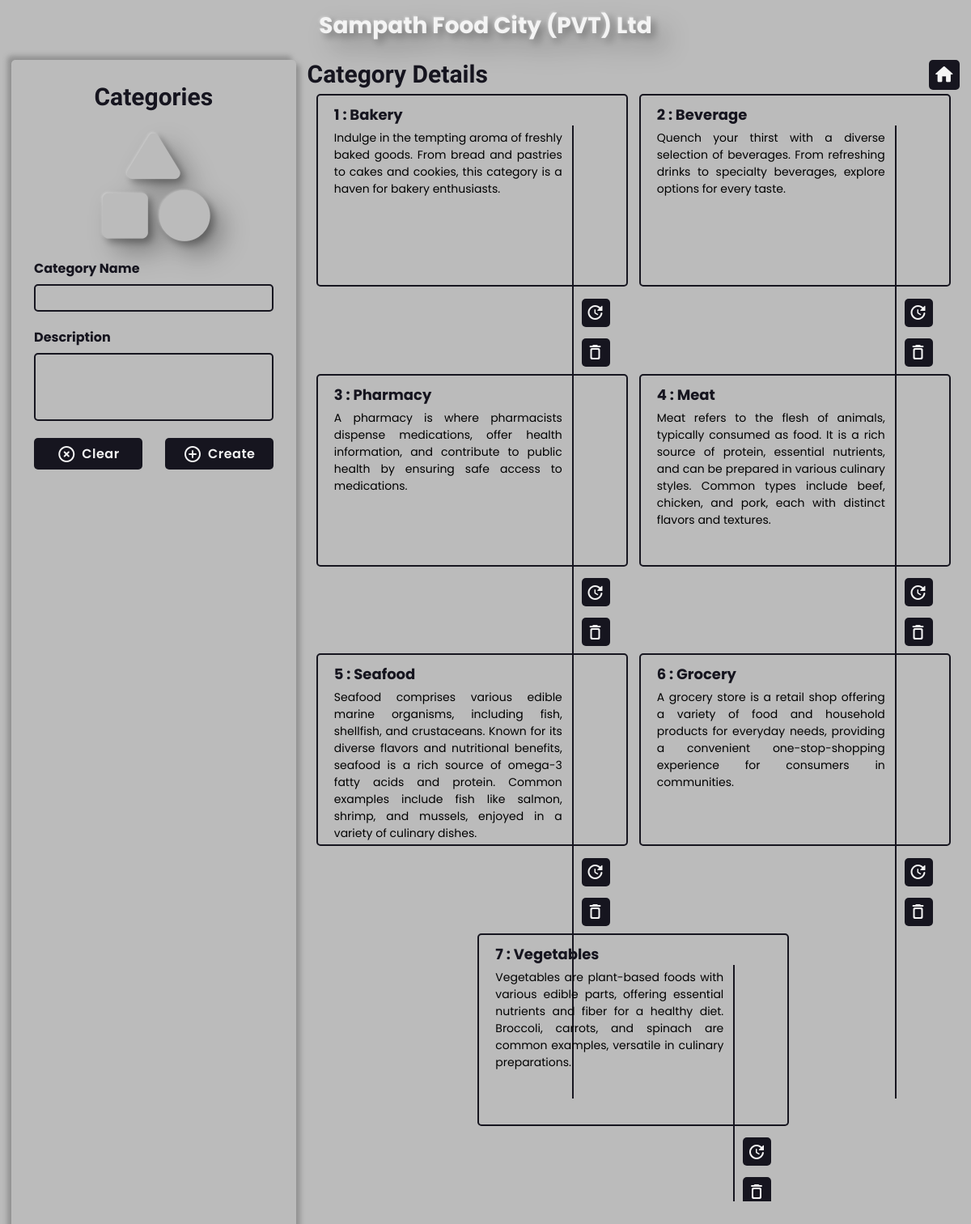
The page /Admin/Category.php on the database its author committed.
### tables this page shows
CREATE TABLE `category` (
  `CategoryID` int(11) NOT NULL,
  `Name` varchar(50) NOT NULL,
  `Description` text DEFAULT NULL
);

### Admin/Category.php (the view, shortened to what this page needs)
<!DOCTYPE html>
<html lang="en">
<head>
    <link href='https://unpkg.com/boxicons@2.1.2/css/boxicons.min.css' rel='stylesheet'>
</head>
<body>
    <main>
        <div class="h1">Sampath Food City (PVT) Ltd</div>
        <div class="insight">
            <div class="form">
                <h2>Categories</h2>
                <span class="material-icons-round" id="icon">category</span>
                <form action="" method="post">
                    <label for="name">Category Name</label>
                    <input type="text" name="name" id="name" required>
                    <label for="Desc">Description</label>
                    <textarea name="Desc" id="Desc" required></textarea>
                    <div class="button">
                        <label for="reset" class="btn">
                            <span class="material-icons-round" id="cancel">highlight_off</span>
                            <span class="name">Clear</span>
                        </label>
                        <label for="submit" class="btn">
                            <span class="material-icons-round" id="home">add_circle_outline</span>
                            <span class="name">Create</span>
                        </label>
                    </div>
                </form>
            </div>
            <div class="view">
                <div class="title">
                    <h2>Category Details</h2>
                    <a href="Home.php" class="out">
                        <span class="material-icons-round" id="home">home</span>
                    </a>
                </div>
                <div class="details">
                    <?php
                        @include 'config.php';
                        if($conn->connect_error){
                            die("Connection failed: ". $conn->connect_error);
                        }
                        else{
                            $sql = "SELECT * FROM Category";
                            $result = $conn->query($sql);
                            if($result-> num_rows > 0){
                                while($row = $result-> fetch_assoc()){
                    ?>
                    <div class="card">
                        <h3><?= $row['CategoryID']?> : <?= $row['Name']?></h3>
                        <div class="cat">
                            <p><?= $row['Description'] ?></p>
                            <div class="option">
                                <a href="Modify-Category.php?CateID=<?= $row['CategoryID'] ?>" class="opt"><abbr title="Modify"><span class="material-icons-round" id="logo">update</span></abbr></a>
                                <form action="" method="post">
                                    <button type="submit" class="opt" name="delete" value="Delete Cart" onclick="window.alert('Deleted from Category List!')"><abbr title="Delete"><span class="material-icons-round" id="logo">delete_outline</span></abbr></button>
                                </form>
                            </div>
                        </div>
                    </div>
                    <?php
                                }
                            }
                        }
                    ?>
                </div>
            </div>
        </div>
    </main>
</body>
</html>

### Admin/Category.php (style rules this page uses)
* { margin: 0; padding: 0; outline: none; appearance: none; border: none; text-decoration: none; list-style: none; box-sizing: border-box; }
html { font-size: 14px; }
body { position: relative; height: 100vh; width: 100%; background: #bbb; user-select: none; font-family: 'Poppins', sans-serif; }
main { display: flex; align-items: center; flex-direction: column; height: 100%; width: 100%; padding: .8rem 1rem; font-family: 'Poppins', sans-serif; gap: 1.5rem; }
main .h1 { color: #f4f4f4; font-size: 2rem; font-family: 'Poppins', sans-serif; font-weight: 700; text-align: center; filter: drop-shadow(-1px -1px 1px rgba(255,255,255,0.3)) drop-shadow(5px 5px 5px rgba(0,0,0,0.3)) drop-shadow(15px 15px 15px rgba(0,0,0,0.3)); }
main .insight { display: flex; width: 100%; column-gap: 1rem; height: 100%; }
.insight .form { width: 30%; height: 85vh; display: flex; align-items: center; flex-direction: column; border-radius: 5px; box-shadow: 5px 5px 6px 0 #919191, -5px -5px 6px 0 #919191; padding: 2rem; row-gap: .5rem; }
.form h2 { font-family: 'Lalezar', cursive; font-size: 30px; color: #16151f; }
.form #icon { color: #bbb; font-size: 12rem; filter: drop-shadow(-1px -1px 1px rgba(255,255,255,0.3)) drop-shadow(5px 5px 5px rgba(0,0,0,0.3)) drop-shadow(15px 15px 15px rgba(0,0,0,0.3)); }
form { display: flex; flex-direction: column; row-gap: .5rem; width: 100%; color: #16151f; }
form label { font-size: 16px; font-weight: 700; }
form input[type="text"] { font-family: 'poppins', sans-serif; padding: 5px; border-radius: 5px; border: 2px solid #16151f; background: none; margin-bottom: 12px; }
form textarea { resize: none; padding: 5px; height: 6rem; font-family: 'poppins', sans-serif; border-radius: 5px; border: 2px solid #16151f; background: none; }
.button { display: flex; justify-content: center; align-items: center; column-gap: 2rem; margin-top: 1rem; }
.button .btn { background-color: #16151f; width: 11rem; border-radius: 5px; color: #f4f4f4; padding: .5rem 1rem; display: flex; justify-content: center; align-items: center; column-gap: .5rem; }
.btn .name { font-weight: 600; letter-spacing: .5px; }
.insight .view { width: 70%; height: 100%; }
.view .title { display: flex; padding: 0 0 .5rem 0; }
.title h2 { font-family: 'Lalezar', cursive; font-size: 30px; color: #16151f; }
.title .out { display: flex; justify-content: center; align-items: center; background: #16151f; color: #f4f4f4; padding: .3rem; column-gap: .5rem; border-radius: 5px; position: absolute; right: 1rem; }
.out #home { font-size: 2rem; width: 30px; text-align: center; }
.view .details { display: flex; justify-content: center; flex-wrap: wrap; overflow-y: auto; height: 75vh; column-gap: 1rem; row-gap: 1rem; }
.details .card { padding: 10px 20px; border: 2px solid #16151f; border-radius: 5px; width: 27.5rem; height: 17rem; }
.card h3 { color: #16151f; font-size: 18px; }
.card .cat { display: flex; align-items: center; justify-content: center; }
.cat p { text-align: justify; border-right: 2px solid #16151f; padding: 5px 12px 0 0; margin-right: 10px; overflow-y: auto; height: 28vh; }
.cat .option { display: flex; align-items: center; justify-content: center; flex-direction: column; row-gap: 1rem; }
.option .opt { width: 2.5rem; height: 2.5rem; background: #16151f; color: #f4f4f4; border-radius: 5px; }
.opt abbr { width: 100%; height: 100%; display: flex; justify-content: center; align-items: center; padding-right: 1.5px; }

### rows shown on the page
category: CategoryID "1", Name "Bakery", Description "Indulge in the tempting aroma of freshly baked goods. From bread and pastries to cakes and cookies, this category is a haven for bakery enthusiasts."
category: CategoryID "2", Name "Beverage", Description "Quench your thirst with a diverse selection of beverages. From refreshing drinks to specialty beverages, explore options for every taste."
category: CategoryID "3", Name "Pharmacy", Description "A pharmacy is where pharmacists dispense medications, offer health information, and contribute to public health by ensuring safe access to medications."
category: CategoryID "4", Name "Meat", Description "Meat refers to the flesh of animals, typically consumed as food. It is a rich source of protein, essential nutrients, and can be prepared in various culinary styles. Common types include beef, chicken, and pork, each with distinct flavors and textures."
category: CategoryID "5", Name "Seafood", Description "Seafood comprises various edible marine organisms, including fish, shellfish, and crustaceans. Known for its diverse flavors and nutritional benefits, seafood is a rich source of omega-3 fatty acids and protein. Common examples include fish like salmon, shrimp, and mussels, enjoyed in a variety of culinary dishes."
category: CategoryID "6", Name "Grocery", Description "A grocery store is a retail shop offering a variety of food and household products for everyday needs, providing a convenient one-stop-shopping experience for consumers in communities."
category: CategoryID "7", Name "Vegetables", Description "Vegetables are plant-based foods with various edible parts, offering essential nutrients and fiber for a healthy diet. Broccoli, carrots, and spinach are common examples, versatile in culinary preparations."
